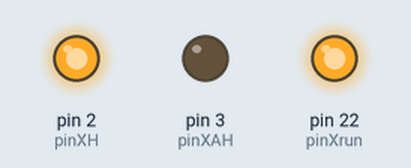
Simulated run of this sketch. Board: Arduino Mega 2560, built with avr-gcc and run on an emulated ATmega2560. On the bench: output pins drawn as LEDs (lit = HIGH).

Above: at 0.1 s.
Timing chart, 0 to 1.6 s (numbered marks = the images above):
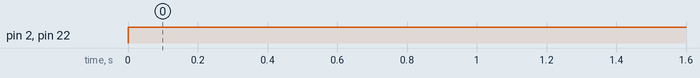

The sketch:

moteurX.ino
```cpp
int pinXrun = 22;
int pinXH = 2;
int pinXAH = 3;


void setup() {
    Serial.begin(9600);
    pinMode(pinXrun, OUTPUT);
    pinMode(pinXH, OUTPUT);
    pinMode(pinXAH, OUTPUT);
}

void loop() {
  digitalWrite(pinXrun, HIGH);
  digitalWrite(pinXH, HIGH);
  digitalWrite(pinXAH, LOW);

}
```

Measured:
- by itself, pin 2 (pinXH), pin 22 (pinXrun): LOW → HIGH at 0.00 s
